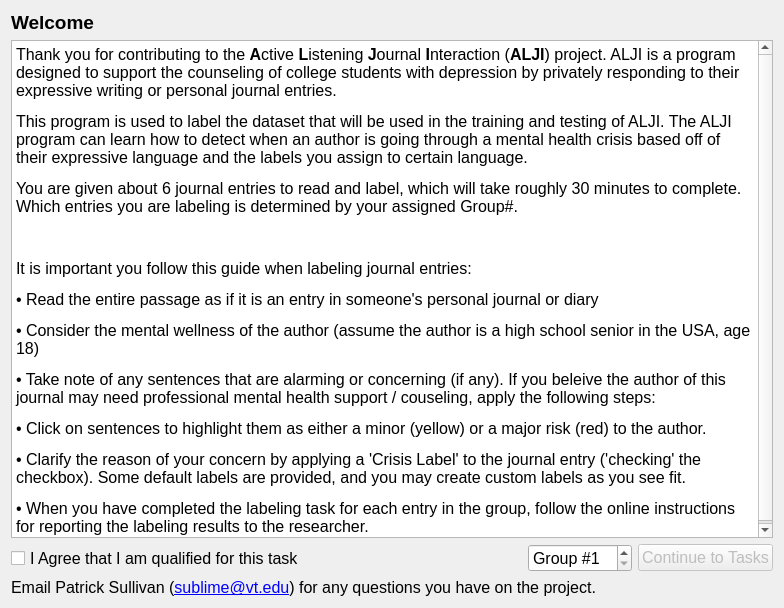
<?xml version="1.0" encoding="UTF-8"?>
<ui version="4.0">
 <class>IntroWidget</class>
 <widget class="QWidget" name="IntroWidget">
  <property name="geometry">
   <rect>
    <x>0</x>
    <y>0</y>
    <width>784</width>
    <height>608</height>
   </rect>
  </property>
  <property name="minimumSize">
   <size>
    <width>676</width>
    <height>542</height>
   </size>
  </property>
  <property name="font">
   <font>
    <pointsize>12</pointsize>
   </font>
  </property>
  <property name="windowTitle">
   <string>ALJI Label Helper Introduction</string>
  </property>
  <layout class="QVBoxLayout" name="verticalLayout">
   <item>
    <widget class="QLabel" name="WelcomeLabel">
     <property name="font">
      <font>
       <pointsize>14</pointsize>
       <weight>75</weight>
       <bold>true</bold>
      </font>
     </property>
     <property name="frameShape">
      <enum>QFrame::NoFrame</enum>
     </property>
     <property name="text">
      <string>Welcome</string>
     </property>
     <property name="scaledContents">
      <bool>false</bool>
     </property>
     <property name="alignment">
      <set>Qt::AlignLeading|Qt::AlignLeft|Qt::AlignTop</set>
     </property>
     <property name="wordWrap">
      <bool>true</bool>
     </property>
    </widget>
   </item>
   <item>
    <widget class="QTextEdit" name="textEdit">
     <property name="sizePolicy">
      <sizepolicy hsizetype="Expanding" vsizetype="Expanding">
       <horstretch>0</horstretch>
       <verstretch>0</verstretch>
      </sizepolicy>
     </property>
     <property name="inputMethodHints">
      <set>Qt::ImhNone</set>
     </property>
     <property name="horizontalScrollBarPolicy">
      <enum>Qt::ScrollBarAlwaysOff</enum>
     </property>
     <property name="readOnly">
      <bool>true</bool>
     </property>
     <property name="html">
      <string>&lt;!DOCTYPE HTML PUBLIC &quot;-//W3C//DTD HTML 4.0//EN&quot; &quot;http://www.w3.org/TR/REC-html40/strict.dtd&quot;&gt;
&lt;html&gt;&lt;head&gt;&lt;meta name=&quot;qrichtext&quot; content=&quot;1&quot; /&gt;&lt;style type=&quot;text/css&quot;&gt;
p, li { white-space: pre-wrap; }
&lt;/style&gt;&lt;/head&gt;&lt;body style=&quot; font-family:'MS Shell Dlg 2'; font-size:12pt; font-weight:400; font-style:normal;&quot;&gt;
&lt;p style=&quot; margin-top:12px; margin-bottom:12px; margin-left:0px; margin-right:0px; -qt-block-indent:0; text-indent:0px;&quot;&gt;Thank you for contributing to the &lt;span style=&quot; font-weight:600;&quot;&gt;A&lt;/span&gt;ctive &lt;span style=&quot; font-weight:600;&quot;&gt;L&lt;/span&gt;istening &lt;span style=&quot; font-weight:600;&quot;&gt;J&lt;/span&gt;ournal &lt;span style=&quot; font-weight:600;&quot;&gt;I&lt;/span&gt;nteraction (&lt;span style=&quot; font-weight:600;&quot;&gt;ALJI&lt;/span&gt;) project. ALJI is a program designed to support the counseling of college students with depression by privately responding to their expressive writing or personal journal entries. &lt;/p&gt;
&lt;p style=&quot; margin-top:12px; margin-bottom:12px; margin-left:0px; margin-right:0px; -qt-block-indent:0; text-indent:0px;&quot;&gt;This program is used to label the dataset that will be used in the training and testing of ALJI. The ALJI program can learn how to detect when an author is going through a mental health crisis based off of their expressive language and the labels you assign to certain language. &lt;/p&gt;
&lt;p style=&quot; margin-top:12px; margin-bottom:12px; margin-left:0px; margin-right:0px; -qt-block-indent:0; text-indent:0px;&quot;&gt;You are given about 6 journal entries to read and label, which will take roughly 30 minutes to complete. Which entries you are labeling is determined by your assigned Group#.  &lt;/p&gt;
&lt;p style=&quot;-qt-paragraph-type:empty; margin-top:12px; margin-bottom:12px; margin-left:0px; margin-right:0px; -qt-block-indent:0; text-indent:0px;&quot;&gt;&lt;br /&gt;&lt;/p&gt;
&lt;p style=&quot; margin-top:12px; margin-bottom:12px; margin-left:0px; margin-right:0px; -qt-block-indent:0; text-indent:0px;&quot;&gt;It is important you follow this guide when labeling journal entries:&lt;/p&gt;
&lt;p style=&quot; margin-top:12px; margin-bottom:12px; margin-left:0px; margin-right:0px; -qt-block-indent:0; text-indent:0px;&quot;&gt;• Read the entire passage as if it is an entry in someone's personal journal or diary&lt;/p&gt;
&lt;p style=&quot; margin-top:12px; margin-bottom:12px; margin-left:0px; margin-right:0px; -qt-block-indent:0; text-indent:0px;&quot;&gt;• Consider the mental wellness of the author (assume the author is a high school senior in the USA, age 18)&lt;/p&gt;
&lt;p style=&quot; margin-top:12px; margin-bottom:12px; margin-left:0px; margin-right:0px; -qt-block-indent:0; text-indent:0px;&quot;&gt;• Take note of any sentences that are alarming or concerning (if any). If you beleive the author of this journal may need professional mental health support / couseling, apply the following steps:&lt;/p&gt;
&lt;p style=&quot; margin-top:12px; margin-bottom:12px; margin-left:0px; margin-right:0px; -qt-block-indent:0; text-indent:0px;&quot;&gt;• Click on sentences to highlight them as either a minor (yellow) or a major risk (red) to the author. &lt;/p&gt;
&lt;p style=&quot; margin-top:12px; margin-bottom:12px; margin-left:0px; margin-right:0px; -qt-block-indent:0; text-indent:0px;&quot;&gt;• Clarify the reason of your concern by applying a 'Crisis Label' to the journal entry ('checking' the checkbox). Some default labels are provided, and you may create custom labels as you see fit. &lt;/p&gt;
&lt;p style=&quot; margin-top:12px; margin-bottom:12px; margin-left:0px; margin-right:0px; -qt-block-indent:0; text-indent:0px;&quot;&gt;• When you have completed the labeling task for each entry in the group, follow the online instructions for reporting the labeling results to the researcher.  &lt;/p&gt;&lt;/body&gt;&lt;/html&gt;</string>
     </property>
    </widget>
   </item>
   <item>
    <layout class="QHBoxLayout" name="BottomHoriLayout">
     <item>
      <widget class="QCheckBox" name="AcceptCheckBox">
       <property name="enabled">
        <bool>true</bool>
       </property>
       <property name="sizePolicy">
        <sizepolicy hsizetype="Maximum" vsizetype="Preferred">
         <horstretch>0</horstretch>
         <verstretch>0</verstretch>
        </sizepolicy>
       </property>
       <property name="contextMenuPolicy">
        <enum>Qt::DefaultContextMenu</enum>
       </property>
       <property name="acceptDrops">
        <bool>false</bool>
       </property>
       <property name="autoFillBackground">
        <bool>true</bool>
       </property>
       <property name="text">
        <string>I Agree that I am qualified for this task</string>
       </property>
       <property name="iconSize">
        <size>
         <width>15</width>
         <height>15</height>
        </size>
       </property>
       <property name="checkable">
        <bool>true</bool>
       </property>
       <property name="checked">
        <bool>false</bool>
       </property>
       <property name="tristate">
        <bool>false</bool>
       </property>
      </widget>
     </item>
     <item>
      <spacer name="horizontalSpacer">
       <property name="orientation">
        <enum>Qt::Horizontal</enum>
       </property>
       <property name="sizeHint" stdset="0">
        <size>
         <width>40</width>
         <height>20</height>
        </size>
       </property>
      </spacer>
     </item>
     <item>
      <widget class="QSpinBox" name="groupNumSpinBox">
       <property name="suffix">
        <string/>
       </property>
       <property name="prefix">
        <string>Group #</string>
       </property>
       <property name="minimum">
        <number>1</number>
       </property>
       <property name="maximum">
        <number>16</number>
       </property>
      </widget>
     </item>
     <item>
      <widget class="QPushButton" name="ContinueButton">
       <property name="enabled">
        <bool>false</bool>
       </property>
       <property name="text">
        <string>Continue to Tasks</string>
       </property>
       <property name="checkable">
        <bool>false</bool>
       </property>
       <property name="checked">
        <bool>false</bool>
       </property>
       <property name="autoRepeat">
        <bool>false</bool>
       </property>
       <property name="autoExclusive">
        <bool>false</bool>
       </property>
       <property name="autoDefault">
        <bool>false</bool>
       </property>
       <property name="default">
        <bool>false</bool>
       </property>
       <property name="flat">
        <bool>false</bool>
       </property>
      </widget>
     </item>
    </layout>
   </item>
   <item>
    <widget class="QLabel" name="ContactMeLabel">
     <property name="sizePolicy">
      <sizepolicy hsizetype="Preferred" vsizetype="Preferred">
       <horstretch>0</horstretch>
       <verstretch>0</verstretch>
      </sizepolicy>
     </property>
     <property name="frameShape">
      <enum>QFrame::NoFrame</enum>
     </property>
     <property name="text">
      <string>&lt;html&gt;&lt;head/&gt;&lt;body&gt;&lt;p&gt;Email Patrick Sullivan
(&lt;a href=&quot;mailto:sublime@vt.edu?subject=ALJI Label Helper question&quot;&gt;&lt;span style=&quot; text-decoration: underline; color:#0000ff;&quot;&gt;sublime@vt.edu&lt;/span&gt;&lt;/a&gt;)

for any questions you have on the project. 

&lt;/p&gt;&lt;/body&gt;&lt;/html&gt;</string>
     </property>
     <property name="textFormat">
      <enum>Qt::AutoText</enum>
     </property>
     <property name="scaledContents">
      <bool>false</bool>
     </property>
     <property name="alignment">
      <set>Qt::AlignLeading|Qt::AlignLeft|Qt::AlignTop</set>
     </property>
     <property name="wordWrap">
      <bool>true</bool>
     </property>
     <property name="openExternalLinks">
      <bool>true</bool>
     </property>
    </widget>
   </item>
  </layout>
 </widget>
 <resources/>
 <connections>
  <connection>
   <sender>AcceptCheckBox</sender>
   <signal>clicked(bool)</signal>
   <receiver>ContinueButton</receiver>
   <slot>toggle()</slot>
   <hints>
    <hint type="sourcelabel">
     <x>117</x>
     <y>488</y>
    </hint>
    <hint type="destinationlabel">
     <x>569</x>
     <y>501</y>
    </hint>
   </hints>
  </connection>
  <connection>
   <sender>ContinueButton</sender>
   <signal>clicked()</signal>
   <receiver>IntroWidget</receiver>
   <slot>deleteLater()</slot>
   <hints>
    <hint type="sourcelabel">
     <x>618</x>
     <y>491</y>
    </hint>
    <hint type="destinationlabel">
     <x>482</x>
     <y>-12</y>
    </hint>
   </hints>
  </connection>
 </connections>
</ui>
